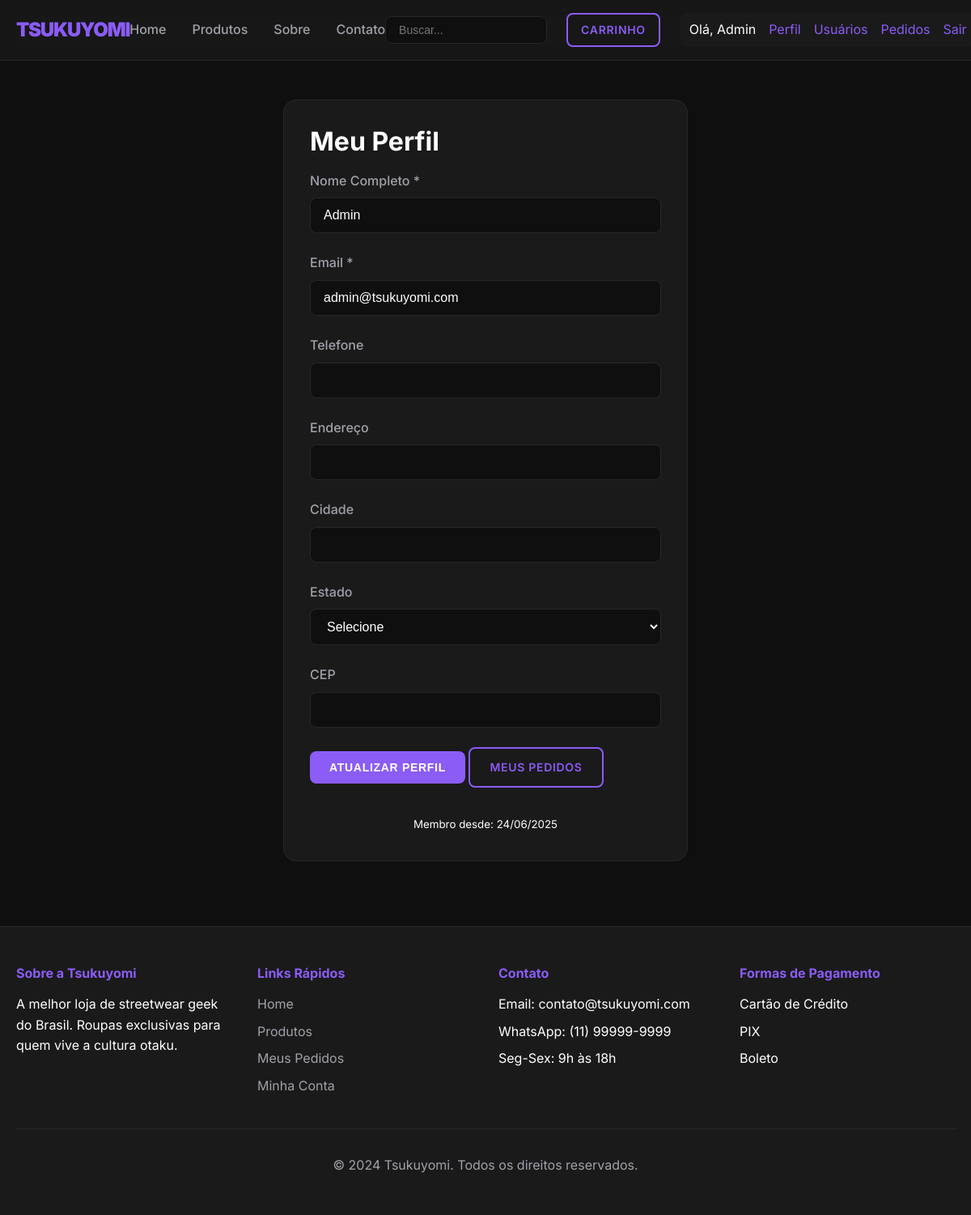
Page /public/index.php?action=profile (signed in) on the committed database.
### tables this page shows
CREATE TABLE `users` (
  `id` int(11) NOT NULL,
  `name` varchar(100) NOT NULL,
  `email` varchar(100) NOT NULL,
  `password` varchar(255) NOT NULL,
  `phone` varchar(20) DEFAULT NULL,
  `address` varchar(255) DEFAULT NULL,
  `city` varchar(100) DEFAULT NULL,
  `state` varchar(2) DEFAULT NULL,
  `zip_code` varchar(10) DEFAULT NULL,
  `user_type` enum('customer','admin') DEFAULT 'customer',
  `created_at` timestamp NOT NULL DEFAULT current_timestamp()
);

### controllers/UserController.php (called while the page is built, shortened)
<?php
require_once '../config/database.php';
require_once '../models/User.php';
class UserController {
    private $user;
    public function __construct() {
        $database = new Database();
        $this->db = $database->getConnection();
        $this->user = new User($this->db);
    }
    public function profile() {
        $this->user->id = $_SESSION['user_id'];
        $this->user->readOne();
        include '../views/users/profile.php';
    }
}
?>

### config/database.php (called while the page is built, shortened)
<?php
class Database {
    private $host = "localhost";
    private $db_name = "tsukuyomi_store";
    private $username = "root";
    private $password = "";
    public function getConnection() {
        $this->conn = null;
        try {
            $this->conn = new PDO("mysql:host=" . $this->host . ";dbname=" . $this->db_name,
                                  $this->username, $this->password);
            $this->conn->exec("set names utf8");
            $this->conn->setAttribute(PDO::ATTR_ERRMODE, PDO::ERRMODE_EXCEPTION);
        } catch(PDOException $exception) {
            echo "Connection error: " . $exception->getMessage();
        }
        return $this->conn;
    }
}
?>

### models/User.php (called while the page is built, shortened)
<?php
class User {
    private $conn;
    private $table_name = "users";
    public $id;
    public function __construct($db) {
        $this->conn = $db;
    }
    public function readOne() {
        $query = "SELECT * FROM " . $this->table_name . " WHERE id = ? LIMIT 0,1";
        $stmt = $this->conn->prepare($query);
        $stmt->bindParam(1, $this->id);
        $stmt->execute();
        $row = $stmt->fetch(PDO::FETCH_ASSOC);
        if($row) {
            $this->name = $row['name'];
            $this->email = $row['email'];
            $this->phone = $row['phone'];
            $this->address = $row['address'];
            $this->city = $row['city'];
            $this->zip_code = $row['zip_code'];
            $this->created_at = $row['created_at'];
        }
    }
}
?>

### views/users/profile.php (the view, shortened to what this page needs)
<?php include '../views/layout/header.php'; ?>
<div class="form-container">
    <h2>Meu Perfil</h2>
    <form action="/tsukuyomi/public/index.php?action=update_profile" method="POST">
        <div class="form-group">
            <label for="name">Nome Completo *</label>
            <input type="text" id="name" name="name" class="form-control"
                   value="<?php echo htmlspecialchars($this->user->name); ?>" required>
        </div>
        <div class="form-group">
            <label for="email">Email *</label>
            <input type="email" id="email" name="email" class="form-control"
                   value="<?php echo htmlspecialchars($this->user->email); ?>" required>
        </div>
        <div class="form-group">
            <label for="phone">Telefone</label>
            <input type="tel" id="phone" name="phone" class="form-control"
                   value="<?php echo htmlspecialchars($this->user->phone); ?>">
        </div>
        <div class="form-group">
            <label for="address">Endereço</label>
            <input type="text" id="address" name="address" class="form-control"
                   value="<?php echo htmlspecialchars($this->user->address); ?>">
        </div>
        <div class="form-group">
            <label for="city">Cidade</label>
            <input type="text" id="city" name="city" class="form-control"
                   value="<?php echo htmlspecialchars($this->user->city); ?>">
        </div>
        <div class="form-group">
            <label for="state">Estado</label>
            <select id="state" name="state" class="form-control">
                <option value="">Selecione</option>
            </select>
        </div>
        <div class="form-group">
            <label for="zip_code">CEP</label>
            <input type="text" id="zip_code" name="zip_code" class="form-control"
                   value="<?php echo htmlspecialchars($this->user->zip_code); ?>">
        </div>
        <button type="submit" class="btn btn-primary">Atualizar Perfil</button>
        <a href="/tsukuyomi/public/index.php?action=orders" class="btn btn-secondary">Meus Pedidos</a>
    </form>
    <div style="margin-top: 2rem; text-align: center;">
        <p><small>Membro desde: <?php echo date('d/m/Y', strtotime($this->user->created_at)); ?></small></p>
    </div>
</div>
<?php include '../views/layout/footer.php'; ?>

### public/css/style.css (style rules this page uses)
:root { --primary-color: #8b5cf6; --secondary-color: #1e1b4b; --accent-color: #dc2626; --background-color: #0f0f0f; --surface-color: #1a1a1a; --text-primary: #ffffff; --text-secondary: #a1a1aa; --border-color: #27272a; }
body { font-family: 'Inter', -apple-system, BlinkMacSystemFont, sans-serif; background-color: var(--background-color); color: var(--text-primary); line-height: 1.6; min-height: 100vh; }
h1, h2, h3, h4, h5, h6 { font-weight: 700; margin-bottom: 1rem; line-height: 1.2; }
h2 { font-size: 2rem; }
a { color: var(--primary-color); text-decoration: none; transition: color 0.3s ease; }
.btn { display: inline-block; padding: 0.75rem 1.5rem; border-radius: 0.5rem; font-weight: 600; text-align: center; transition: all 0.3s ease; cursor: pointer; border: none; font-size: 0.875rem; text-transform: uppercase; letter-spacing: 0.05em; }
.btn-primary { background-color: var(--primary-color); color: white; }
.btn-secondary { background-color: transparent; color: var(--primary-color); border: 2px solid var(--primary-color); }
.form-container { max-width: 500px; margin: 3rem auto; background-color: var(--surface-color); padding: 2rem; border-radius: 1rem; border: 1px solid var(--border-color); }
.form-group { margin-bottom: 1.5rem; }
.form-group label { display: block; margin-bottom: 0.5rem; color: var(--text-secondary); font-weight: 500; }
.form-control { width: 100%; padding: 0.75rem 1rem; background-color: var(--background-color); border: 1px solid var(--border-color); border-radius: 0.5rem; color: var(--text-primary); font-size: 1rem; transition: border-color 0.3s ease; }
select.form-control { cursor: pointer; }

### rows in the picture
users: name "Admin", email "admin@tsukuyomi.com", created_at "24/06/2025"

### other values in the picture
$_SESSION['user_name'] "Admin"
